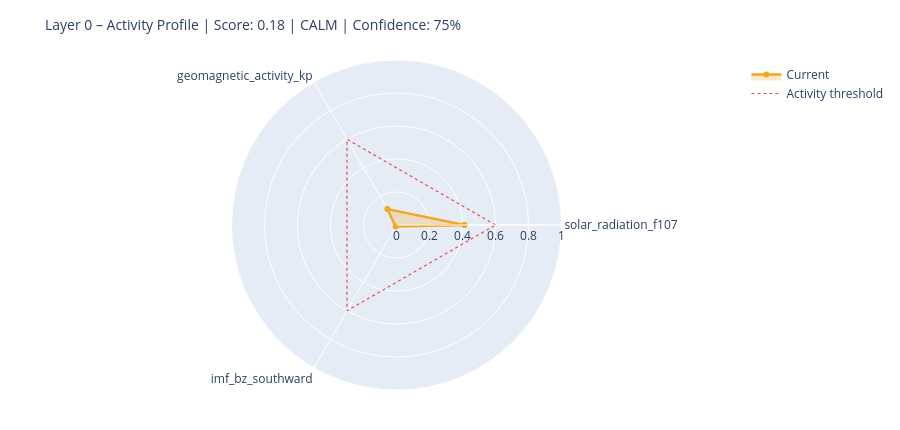

The code cell stored with this chart in its notebook:
### Markdown cell above
---
## 6. State Assessment & Handoff to Layer 1

### Code cell
# ============================================================
# STEP 1 – Collect raw values with source modes
# Mode: 'primary' | 'fallback_3h' | 'last_valid' | 'missing'
# ============================================================

def safe_last(df, col):
    if df is None or col not in df.columns: return None
    s = df[col].dropna()
    return float(s.iloc[-1]) if not s.empty else None

f107_now = safe_last(df_f107, 'f10.7')
bz_now   = safe_last(df_mag,  'bz_gsm')
kp_now   = safe_last(df_kp,   'kp')
sw_now   = safe_last(df_sw,   'speed')

source_modes = {
    'F10.7':    'primary'  if f107_now is not None else 'missing',
    'Kp':       'primary'  if kp_now   is not None else 'missing',
    'IMF_Bz':   'primary'  if bz_now   is not None else 'missing',
    'SW_speed': 'primary'  if sw_now   is not None else 'missing',
}

# Kp Fallback – 3h endpoint
if kp_now is None:
    try:
        r = requests.get(
            'https://services.swpc.noaa.gov/json/noaa-planetary-k-index.json',
            timeout=10)
        r.raise_for_status()
        fb = pd.DataFrame(r.json())
        tc = next((c for c in fb.columns if 'time' in c.lower()), fb.columns[0])
        kc = next((c for c in fb.columns if 'kp' in c.lower() and c != tc), None)
        if kc:
            fb[kc] = fb[kc].astype(str).str.extract(r'([0-9]+(?:\.[0-9]*)?)')[0]
            fb[kc] = pd.to_numeric(fb[kc], errors='coerce')
            fb = fb[fb[kc] >= 0].dropna(subset=[kc])
            if not fb.empty:
                kp_now = float(fb[kc].iloc[-1])
                source_modes['Kp'] = 'fallback_3h'
                print(f'  Kp fallback (3h): {kp_now:.1f}')
    except Exception as e:
        print(f'  Kp fallback failed: {e}')

# Solar Wind Fallback – last valid value
if sw_now is None and df_sw is not None and 'speed' in df_sw.columns:
    s = df_sw['speed'].dropna()
    if not s.empty:
        sw_now = float(s.iloc[-1])
        source_modes['SW_speed'] = 'last_valid'
        print(f'  SW fallback (last_valid): {sw_now:.0f} km/s')

print()
print('Source modes:', source_modes)

# ============================================================
# STEP 2 – Score from available components only
# ============================================================

def norm(v, lo, hi):
    if v is None: return None
    return max(0.0, min(1.0, (v - lo) / (hi - lo)))

COMPONENTS = {
    'solar_radiation_f107':    (f107_now, norm(f107_now, 60, 250)),
    'geomagnetic_activity_kp': (kp_now,   norm(kp_now,   0,   9)),
    'imf_bz_southward':        (bz_now,   norm(-(bz_now or 0) if bz_now else None, -5, 30)
                                           if bz_now is not None else None),
    'solar_wind_speed':        (sw_now,   norm(sw_now, 300, 800)),
}

available   = {k: v[1] for k, v in COMPONENTS.items() if v[1] is not None}
unavailable = [k for k, v in COMPONENTS.items() if v[1] is None]

layer0_score = round(sum(available.values()) / len(available), 4) if available else None
confidence   = round(len(available) / len(COMPONENTS), 2)

level = ('unknown'  if layer0_score is None
         else 'calm'     if layer0_score < 0.3
         else 'moderate' if layer0_score < 0.6
         else 'active')

# ============================================================
# STEP 3 – Dominant Driver
# ============================================================

def dominant_driver(kp, f107, bz, sw):
    candidates = []
    if kp   is not None and kp   >= 4:   candidates.append(('geomagnetic',    kp / 9))
    if sw   is not None and sw   >= 500:  candidates.append(('solar_wind',     sw / 800))
    if bz   is not None and bz   <= -5:   candidates.append(('imf_southward',  abs(bz) / 30))
    if f107 is not None and f107 >= 150:  candidates.append(('solar_radiation',f107 / 250))
    return max(candidates, key=lambda x: x[1])[0] if candidates else 'none'

driver = dominant_driver(kp_now, f107_now, bz_now, sw_now)

# ============================================================
# STEP 4 – Downstream expectations
# ============================================================

def downstream_expectation(driver, score, kp, bz, f107):
    exp = {
        'magnetosphere':        'calm',
        'ionosphere':           'calm',
        'schumann_resonance':   'unchanged',
        'lithosphere_currents': 'low',
    }
    if driver == 'geomagnetic' or (kp and kp >= 5):
        exp['magnetosphere']        = 'compressed / storm'
        exp['ionosphere']           = 'elevated disturbance (TEC variability)'
        exp['schumann_resonance']   = 'elevated amplitude possible'
        exp['lithosphere_currents'] = 'elevated induction currents'
    elif driver == 'imf_southward' or (bz and bz <= -5):
        exp['magnetosphere']        = 'energy coupling active'
        exp['ionosphere']           = 'elevated electron density possible'
        exp['schumann_resonance']   = 'slight modulation possible'
    elif driver == 'solar_radiation' or (f107 and f107 >= 150):
        exp['ionosphere']           = 'elevated ionization (F-layer)'
        exp['schumann_resonance']   = 'slightly elevated background activity'
    return exp

downstream = downstream_expectation(driver, layer0_score, kp_now, bz_now, f107_now)

# ============================================================
# CONSOLE OUTPUT
# ============================================================

W = 58
print('=' * W)
print('LAYER 0 – STATE ASSESSMENT')
print('=' * W)
for name, (raw_v, score_v) in COMPONENTS.items():
    if score_v is not None:
        bar = '█' * int(score_v * 20) + '░' * (20 - int(score_v * 20))
        print(f'  {name:<35}  {bar}  {score_v:.2f}')
    else:
        print(f'  {name:<35}  {"─" * 20}  n/a')
print('-' * W)
print(f'  Score ({len(available)}/{len(COMPONENTS)} components):  {layer0_score:.3f}')
print(f'  Confidence:         {confidence:.0%}')
print(f'  Level:              {level.upper()}')
print(f'  Dominant Driver:    {driver}')

# Radar chart
cats = list(available.keys())
vals = list(available.values())
if len(cats) >= 3:
    fig = go.Figure()
    fig.add_trace(go.Scatterpolar(
        r=vals + [vals[0]], theta=cats + [cats[0]],
        fill='toself', fillcolor='rgba(242,166,35,0.25)',
        line=dict(color='#F2A623', width=2.5), name='Current'
    ))
    fig.add_trace(go.Scatterpolar(
        r=[0.6] * (len(cats) + 1), theta=cats + [cats[0]],
        line=dict(color='#E24B4A', dash='dot', width=1.2),
        mode='lines', name='Activity threshold'
    ))
    fig.update_layout(
        title=dict(text=f'Layer 0 – Activity Profile | Score: {layer0_score:.2f} | {level.upper()} | Confidence: {confidence:.0%}',
                   font=dict(size=14)),
        polar=dict(radialaxis=dict(visible=True, range=[0, 1])),
        height=430, showlegend=True,
        margin=dict(l=60, r=60, t=60, b=40)
    )
    fig.show()

### Figure 1 — Plotly figure (JSON) as saved in the notebook; plotly's stock layout.template omitted (floating-point values rounded to 4 significant figures)
{"data": [{"fill": "toself", "fillcolor": "rgba(242,166,35,0.25)", "line": {"color": "#F2A623", "width": 2.5}, "name": "Current", "r": [0.4116, 0.1111, 0.01, 0.4116], "theta": ["solar_radiation_f107", "geomagnetic_activity_kp", "imf_bz_southward", "solar_radiation_f107"], "type": "scatterpolar"}, {"line": {"color": "#E24B4A", "dash": "dot", "width": 1.2}, "mode": "lines", "name": "Activity threshold", "r": [0.6, 0.6, 0.6, 0.6], "theta": ["solar_radiation_f107", "geomagnetic_activity_kp", "imf_bz_southward", "solar_radiation_f107"], "type": "scatterpolar"}], "layout": {"height": 430, "margin": {"b": 40, "l": 60, "r": 60, "t": 60}, "polar": {"radialaxis": {"range": [0, 1], "visible": true}}, "showlegend": true, "title": {"font": {"size": 14}, "text": "Layer 0 – Activity Profile | Score: 0.18 | CALM | Confidence: 75%"}}}
